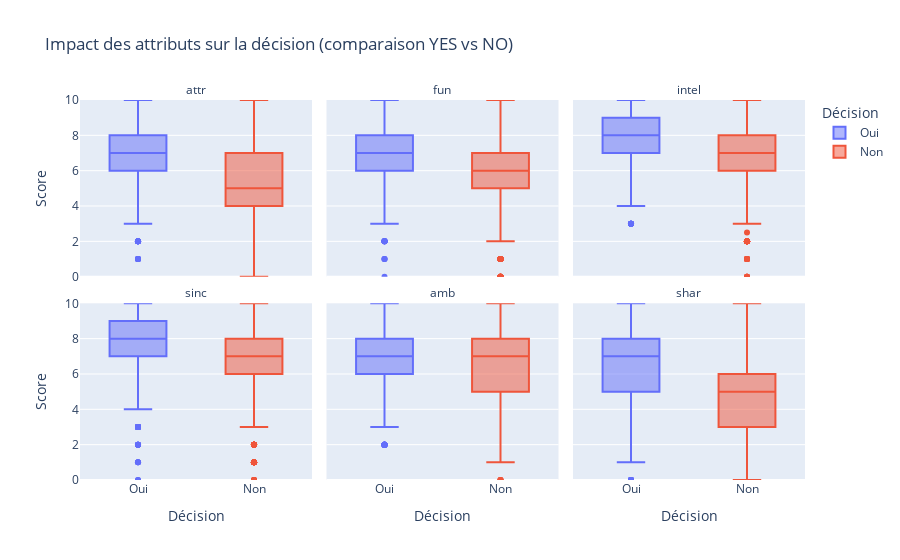

The cell this chart's notebook holds for it:
### Markdown cell above
## Analyse centrale – Impact des attributs (YES vs NO)
- **Question :** Quels critères font réellement la différence ?
- **Visualisation :** Ce graphique compare la distribution des notes attribuées aux profils acceptés et refusés pour chaque attribut.
- **Insight :** L’écart est particulièrement marqué pour les critères “fun”, “attractiveness” et “shared interests” ce qui peut indiquer que ces dimensions jouent un rôle plus discriminant dans la décision d’accepter un second rendez-vous.

### Code cell
attributes = ["attr", "fun", "intel", "sinc", "amb", "shar"]
attributes_present = [c for c in attributes if c in df_ratings.columns]

df_long = df_ratings.melt(
    id_vars=["dec"],
    value_vars=attributes_present,
    var_name="attribute",
    value_name="score"
)

df_long["dec_label"] = df_long["dec"].map({0: "Non", 1: "Oui"})

fig = px.box(
    df_long,
    x="dec_label",
    y="score",
    color="dec_label",
    facet_col="attribute",
    facet_col_wrap=3,
    points="outliers",
    title="Impact des attributs sur la décision (comparaison YES vs NO)",
    labels={"dec_label": "Décision", "score": "Score"}
)

fig.update_yaxes(range=[0, 10])
fig.for_each_annotation(lambda a: a.update(text=a.text.split("=")[-1]))
fig.show()

### Figure 1 — Plotly figure (JSON) as saved in the notebook; plotly's stock layout.template omitted (floating-point values rounded to 4 significant figures; data arrays with more than 128 entries replaced by an {"elided": "..."} marker saying what was removed)
{"data": [{"alignmentgroup": "True", "boxpoints": "outliers", "hovertemplate": "Décision=%{x}<br>attribute=attr<br>Score=%{y}<extra></extra>", "legendgroup": "Oui", "marker": {"color": "#636efa"}, "name": "Oui", "notched": false, "offsetgroup": "Oui", "orientation": "v", "showlegend": true, "type": "box", "x": {"elided": "3036 str values"}, "x0": " ", "xaxis": "x4", "y": {"elided": "3036 float values"}, "y0": " ", "yaxis": "y4"}, {"alignmentgroup": "True", "boxpoints": "outliers", "hovertemplate": "Décision=%{x}<br>attribute=fun<br>Score=%{y}<extra></extra>", "legendgroup": "Oui", "marker": {"color": "#636efa"}, "name": "Oui", "notched": false, "offsetgroup": "Oui", "orientation": "v", "showlegend": false, "type": "box", "x": {"elided": "3036 str values"}, "x0": " ", "xaxis": "x5", "y": {"elided": "3036 float values"}, "y0": " ", "yaxis": "y5"}, {"alignmentgroup": "True", "boxpoints": "outliers", "hovertemplate": "Décision=%{x}<br>attribute=intel<br>Score=%{y}<extra></extra>", "legendgroup": "Oui", "marker": {"color": "#636efa"}, "name": "Oui", "notched": false, "offsetgroup": "Oui", "orientation": "v", "showlegend": false, "type": "box", "x": {"elided": "3036 str values"}, "x0": " ", "xaxis": "x6", "y": {"elided": "3036 float values"}, "y0": " ", "yaxis": "y6"}, {"alignmentgroup": "True", "boxpoints": "outliers", "hovertemplate": "Décision=%{x}<br>attribute=sinc<br>Score=%{y}<extra></extra>", "legendgroup": "Oui", "marker": {"color": "#636efa"}, "name": "Oui", "notched": false, "offsetgroup": "Oui", "orientation": "v", "showlegend": false, "type": "box", "x": {"elided": "3036 str values"}, "x0": " ", "xaxis": "x", "y": {"elided": "3036 float values"}, "y0": " ", "yaxis": "y"}, {"alignmentgroup": "True", "boxpoints": "outliers", "hovertemplate": "Décision=%{x}<br>attribute=amb<br>Score=%{y}<extra></extra>", "legendgroup": "Oui", "marker": {"color": "#636efa"}, "name": "Oui", "notched": false, "offsetgroup": "Oui", "orientation": "v", "showlegend": false, "type": "box", "x": {"elided": "3036 str values"}, "x0": " ", "xaxis": "x2", "y": {"elided": "3036 float values"}, "y0": " ", "yaxis": "y2"}, {"alignmentgroup": "True", "boxpoints": "outliers", "hovertemplate": "Décision=%{x}<br>attribute=shar<br>Score=%{y}<extra></extra>", "legendgroup": "Oui", "marker": {"color": "#636efa"}, "name": "Oui", "notched": false, "offsetgroup": "Oui", "orientation": "v", "showlegend": false, "type": "box", "x": {"elided": "3036 str values"}, "x0": " ", "xaxis": "x3", "y": {"elided": "3036 float values"}, "y0": " ", "yaxis": "y3"}, {"alignmentgroup": "True", "boxpoints": "outliers", "hovertemplate": "Décision=%{x}<br>attribute=attr<br>Score=%{y}<extra></extra>", "legendgroup": "Non", "marker": {"color": "#EF553B"}, "name": "Non", "notched": false, "offsetgroup": "Non", "orientation": "v", "showlegend": true, "type": "box", "x": {"elided": "4004 str values"}, "x0": " ", "xaxis": "x4", "y": {"elided": "4004 float values"}, "y0": " ", "yaxis": "y4"}, {"alignmentgroup": "True", "boxpoints": "outliers", "hovertemplate": "Décision=%{x}<br>attribute=fun<br>Score=%{y}<extra></extra>", "legendgroup": "Non", "marker": {"color": "#EF553B"}, "name": "Non", "notched": false, "offsetgroup": "Non", "orientation": "v", "showlegend": false, "type": "box", "x": {"elided": "4004 str values"}, "x0": " ", "xaxis": "x5", "y": {"elided": "4004 float values"}, "y0": " ", "yaxis": "y5"}, {"alignmentgroup": "True", "boxpoints": "outliers", "hovertemplate": "Décision=%{x}<br>attribute=intel<br>Score=%{y}<extra></extra>", "legendgroup": "Non", "marker": {"color": "#EF553B"}, "name": "Non", "notched": false, "offsetgroup": "Non", "orientation": "v", "showlegend": false, "type": "box", "x": {"elided": "4004 str values"}, "x0": " ", "xaxis": "x6", "y": {"elided": "4004 float values"}, "y0": " ", "yaxis": "y6"}, {"alignmentgroup": "True", "boxpoints": "outliers", "hovertemplate": "Décision=%{x}<br>attribute=sinc<br>Score=%{y}<extra></extra>", "legendgroup": "Non", "marker": {"color": "#EF553B"}, "name": "Non", "notched": false, "offsetgroup": "Non", "orientation": "v", "showlegend": false, "type": "box", "x": {"elided": "4004 str values"}, "x0": " ", "xaxis": "x", "y": {"elided": "4004 int values"}, "y0": " ", "yaxis": "y"}, {"alignmentgroup": "True", "boxpoints": "outliers", "hovertemplate": "Décision=%{x}<br>attribute=amb<br>Score=%{y}<extra></extra>", "legendgroup": "Non", "marker": {"color": "#EF553B"}, "name": "Non", "notched": false, "offsetgroup": "Non", "orientation": "v", "showlegend": false, "type": "box", "x": {"elided": "4004 str values"}, "x0": " ", "xaxis": "x2", "y": {"elided": "4004 int values"}, "y0": " ", "yaxis": "y2"}, {"alignmentgroup": "True", "boxpoints": "outliers", "hovertemplate": "Décision=%{x}<br>attribute=shar<br>Score=%{y}<extra></extra>", "legendgroup": "Non", "marker": {"color": "#EF553B"}, "name": "Non", "notched": false, "offsetgroup": "Non", "orientation": "v", "showlegend": false, "type": "box", "x": {"elided": "4004 str values"}, "x0": " ", "xaxis": "x3", "y": {"elided": "4004 float values"}, "y0": " ", "yaxis": "y3"}], "layout": {"annotations": [{"font": {}, "showarrow": false, "text": "sinc", "x": 0.16, "xanchor": "center", "xref": "paper", "y": 0.465, "yanchor": "bottom", "yref": "paper"}, {"font": {}, "showarrow": false, "text": "amb", "x": 0.5, "xanchor": "center", "xref": "paper", "y": 0.465, "yanchor": "bottom", "yref": "paper"}, {"font": {}, "showarrow": false, "text": "shar", "x": 0.84, "xanchor": "center", "xref": "paper", "y": 0.465, "yanchor": "bottom", "yref": "paper"}, {"font": {}, "showarrow": false, "text": "attr", "x": 0.16, "xanchor": "center", "xref": "paper", "y": 1.0, "yanchor": "bottom", "yref": "paper"}, {"font": {}, "showarrow": false, "text": "fun", "x": 0.5, "xanchor": "center", "xref": "paper", "y": 1.0, "yanchor": "bottom", "yref": "paper"}, {"font": {}, "showarrow": false, "text": "intel", "x": 0.84, "xanchor": "center", "xref": "paper", "y": 1.0, "yanchor": "bottom", "yref": "paper"}], "boxmode": "overlay", "legend": {"title": {"text": "Décision"}, "tracegroupgap": 0}, "title": {"text": "Impact des attributs sur la décision (comparaison YES vs NO)"}, "xaxis": {"anchor": "y", "categoryarray": ["Oui", "Non"], "categoryorder": "array", "domain": [0, 0.32], "title": {"text": "Décision"}}, "xaxis2": {"anchor": "y2", "categoryarray": ["Oui", "Non"], "categoryorder": "array", "domain": [0.34, 0.66], "matches": "x", "title": {"text": "Décision"}}, "xaxis3": {"anchor": "y3", "categoryarray": ["Oui", "Non"], "categoryorder": "array", "domain": [0.68, 1.0], "matches": "x", "title": {"text": "Décision"}}, "xaxis4": {"anchor": "y4", "domain": [0, 0.32], "matches": "x", "showticklabels": false}, "xaxis5": {"anchor": "y5", "domain": [0.34, 0.66], "matches": "x", "showticklabels": false}, "xaxis6": {"anchor": "y6", "domain": [0.68, 1.0], "matches": "x", "showticklabels": false}, "yaxis": {"anchor": "x", "domain": [0, 0.465], "range": [0, 10], "title": {"text": "Score"}}, "yaxis2": {"anchor": "x2", "domain": [0, 0.465], "matches": "y", "range": [0, 10], "showticklabels": false}, "yaxis3": {"anchor": "x3", "domain": [0, 0.465], "matches": "y", "range": [0, 10], "showticklabels": false}, "yaxis4": {"anchor": "x4", "domain": [0.535, 1.0], "matches": "y", "range": [0, 10], "title": {"text": "Score"}}, "yaxis5": {"anchor": "x5", "domain": [0.535, 1.0], "matches": "y", "range": [0, 10], "showticklabels": false}, "yaxis6": {"anchor": "x6", "domain": [0.535, 1.0], "matches": "y", "range": [0, 10], "showticklabels": false}}}
